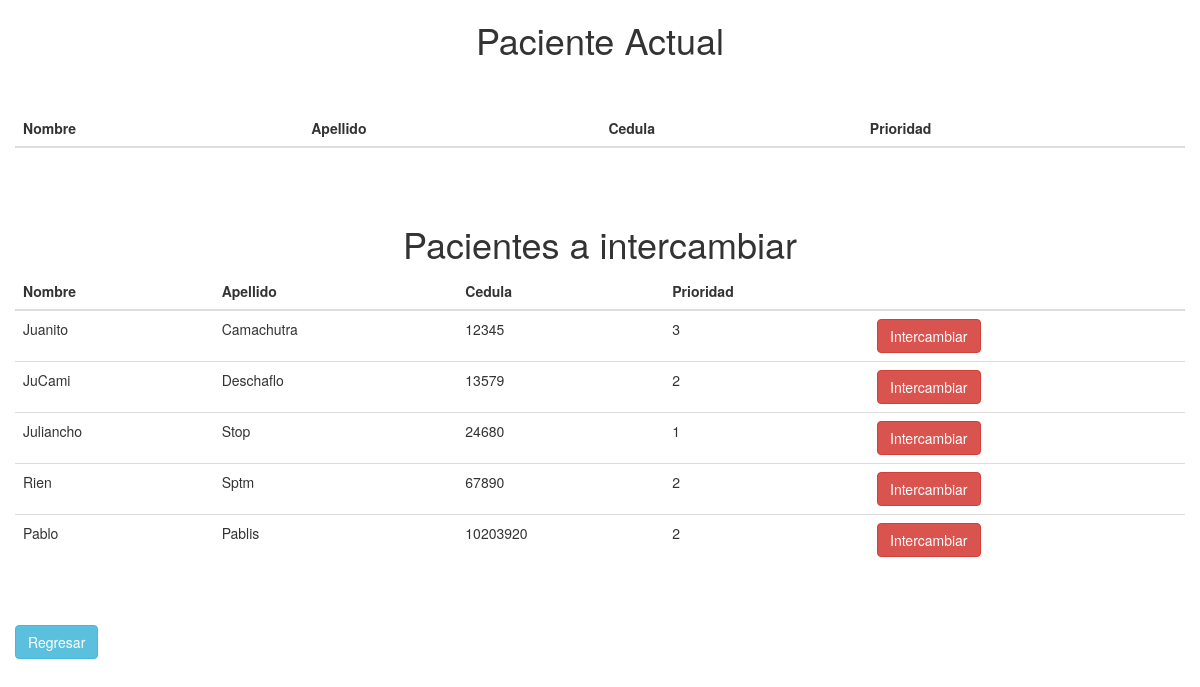
The app's page /cambiarPaciente.php with its own data.
### tables this page shows
CREATE TABLE `pacientes` (
  `Idp` int(11) NOT NULL,
  `Nombre` char(25) DEFAULT NULL,
  `Apellido` char(25) DEFAULT NULL,
  `Cedula` int(11) NOT NULL,
  `Duracion` int(11) NOT NULL,
  `Diagnostico` varchar(255) DEFAULT NULL,
  `FechaIngreso` date NOT NULL,
  `Prioridad` int(11) DEFAULT NULL,
  `Medico` int(11) NOT NULL,
  `Cama` int(11) NOT NULL
);

### cambiarPaciente.php (the view, shortened to what this page needs)
<!DOCTYPE html>
<html lang="en">
    <head>
        <link rel="stylesheet" href="https://maxcdn.bootstrapcdn.com/bootstrap/3.4.1/css/bootstrap.min.css">
    </head>
    <body>
        <div class="container-fluid">
            <?php
                $con = mysqli_connect(HOST_DB, USUARIO_DB, USUARIO_PASS, NOMBRE_DB);
                $idPaciente = $_GET['idCambiar'];
                $idEquipo = $_GET['idEquipo'];
                $sqlAntiguo = "SELECT * FROM Pacientes WHERE Idp = \"$idPaciente\"";
                $resAntiguo = mysqli_query($con, $sqlAntiguo);
                $fila = mysqli_fetch_array($resAntiguo);
                $nombre = $fila['Nombre'];
                $apellido = $fila['Apellido'];
                $cedula = $fila['Cedula'];
                $prioridad = $fila['Prioridad'];
                $sqlPacientes = "SELECT * FROM Pacientes";
                $resPacientes = mysqli_query($con,$sqlPacientes);
                echo "<h1 align=\"center\">Paciente Actual $idPaciente</h1>";
                $str_datos="";
                $str_datos.='<br>';
                $str_datos.='<br>';
                $str_datos.='<table class="table">';
                    $str_datos.='<thead class="thead-dark">';
                        $str_datos.='<tr>';
                            $str_datos.='<th scope="col">Nombre</th>';
                            $str_datos.='<th scope="col">Apellido</th>';
                            $str_datos.='<th scope="col">Cedula</th>';
                            $str_datos.='<th scope="col">Prioridad</th>';
                        $str_datos.='</tr>';
                        $str_datos.='</thead>';
                        $str_datos.='<tbody>';
                        $str_datos.='<tr>';
                            $str_datos .= '<td>'. $nombre . '</td>';
                            $str_datos .= '<td>'. $apellido . '</td>';
                            $str_datos .= '<td>'. $cedula .'</td>';
                            $str_datos .= '<td>'. $prioridad .'</td>';
                        $str_datos.='</tr>';
                    $str_datos.='</tbody>';
                    $str_datos.='</table>';
                $str_datos.='<br>';
                echo $str_datos;
                echo "<h1 align=\"center\">Pacientes a intercambiar</h1>";
                $str_datos = "";
                $str_datos.='<table class="table">';
                    $str_datos.='<thead class="thead-dark">';
                        $str_datos.='<tr>';
                            $str_datos.='<th scope="col">Nombre</th>';
                            $str_datos.='<th scope="col">Apellido</th>';
                            $str_datos.='<th scope="col">Cedula</th>';
                            $str_datos.='<th scope="col">Prioridad</th>';
                            $str_datos.='<th scope="col"></th>';
                        $str_datos.='</tr>';
                        $str_datos.='</thead>';
                        $str_datos.='<tbody>';
                        foreach($resPacientes as $paciente){
                            if($paciente['Cedula'] != $cedula){
                                $str_datos.='<tr>';
                                $str_datos.='<td>'. $paciente['Nombre'].'</td>';
                                $str_datos.='<td>'. $paciente['Apellido'].'</td>';
                                $str_datos.='<td>'. $paciente['Cedula'].'</td>';
                                $str_datos.='<td>'. $paciente['Prioridad'].'</td>';
                                $str_datos.='<td>
                                <a class="btn btn-danger"
                                href=\'Operaciones.php?
                                idCambiar='.$idPaciente.
                                '&idEquipo='.$idEquipo.
                                '&idNuevo='.$paciente['Idp'].
                                '\'>'. 'Intercambiar'. '</a>
                                </td>';
                                $str_datos.='</tr>';
                            }
                        }
                        $str_datos.='</tbody>';
                    $str_datos.='</table>';
                $str_datos.='<br>';
                echo $str_datos;
                echo "<br>";
                echo "<a class=\"btn btn-info\" href=\"administrarEquipos.php\">Regresar</a>";
            ?>
        </div>
    </body>
</html>

### records on screen
pacientes: Nombre "Juanito", Apellido "Camachutra", Cedula "12345", Prioridad "3"
pacientes: Nombre "JuCami", Apellido "Deschaflo", Cedula "13579", Prioridad "2"
pacientes: Nombre "Juliancho", Apellido "Stop", Cedula "24680", Prioridad "1"
pacientes: Nombre "Rien", Apellido "Sptm", Cedula "67890", Prioridad "2"
pacientes: Nombre "Pablo", Apellido "Pablis", Cedula "10203920", Prioridad "2"
